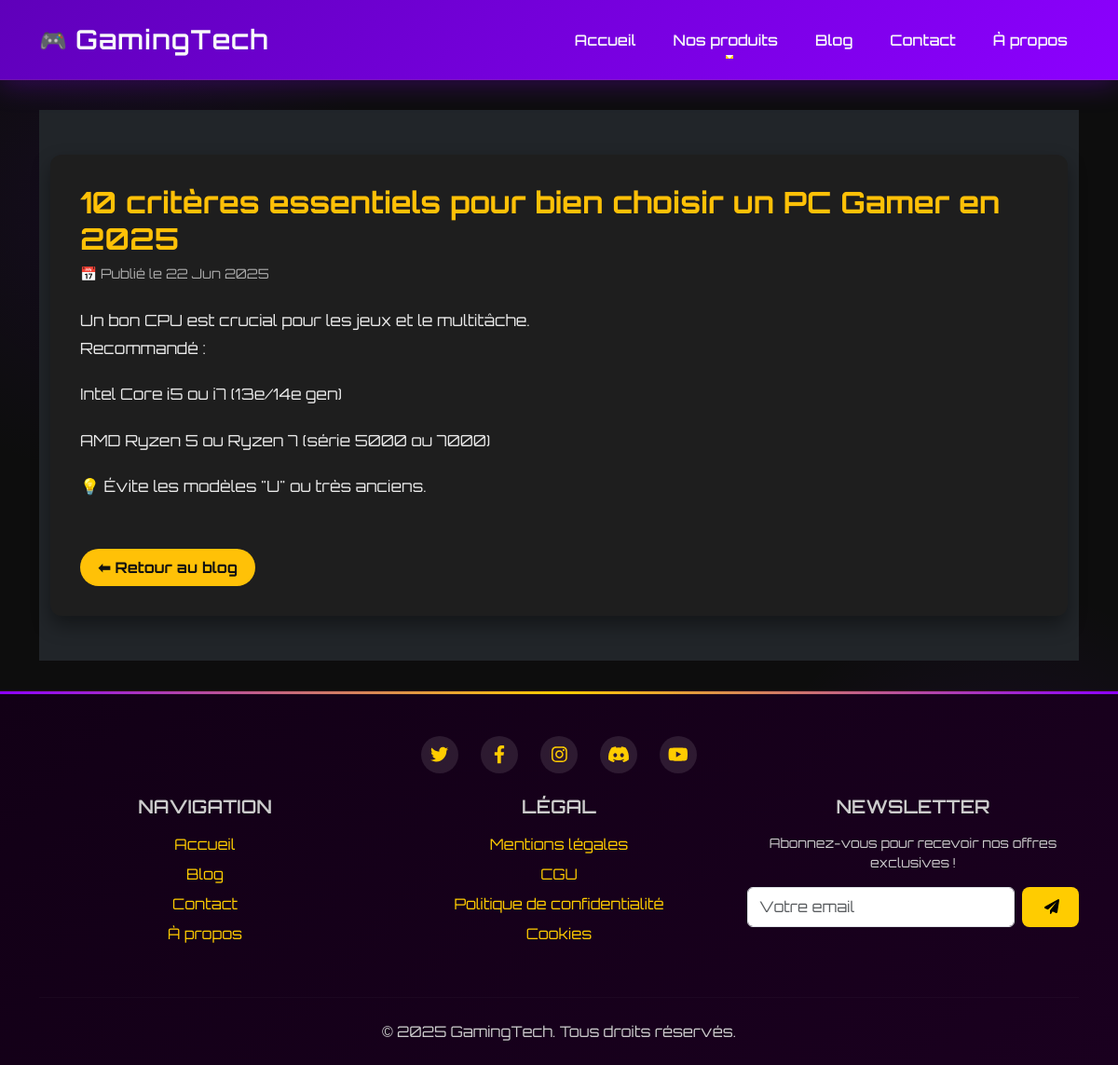
The app's page /blog/article/1/ with its own data.
### core/models.py (models this page shows, shortened)
class Article(models.Model):
    title = models.CharField(max_length=200)
    summary = models.TextField()
    content = models.TextField()
    published_at = models.DateField(auto_now_add=True)
    image_url = models.URLField(blank=True, null=True)  # ✅ image ajoutée

### core/views.py (the view)
# urls.py: path('blog/article/<int:article_id>/', views.article_detail, name='article_detail'),
def article_detail(request, article_id):
    article = get_object_or_404(Article, pk=article_id)
    return render(request, 'article_detail.html', {'article': article})

### core/context_processors.py (called while the page is built)
def categories(request):
    return {
        'all_categories': Category.objects.all()
    }

### templates/article_detail.html (shortened to what this page needs)
{% extends "base.html" %}
{% block content %}
<section class="py-5 bg-dark">
  <div class="container">
    <div class="article-container">
      <h1 class="article-title">{{ article.title }}</h1>
      <p class="article-meta">📅 Publié le {{ article.published_at|date:"d M Y" }}</p>
      <div class="article-content">
        {{ article.content|linebreaks }}
      </div>
      <a href="{% url 'blog' %}" class="back-link">⬅ Retour au blog</a>
    </div>
  </div>
</section>
{% endblock %}

### templates/base.html (shortened to what this page needs)
<!DOCTYPE html>
<html lang="fr">
<head>
  <link href="https://cdn.jsdelivr.net/npm/bootstrap@5.3.0/dist/css/bootstrap.min.css" rel="stylesheet" />
  <link rel="stylesheet" href="https://cdnjs.cloudflare.com/ajax/libs/font-awesome/6.0.0/css/all.min.css" />
</head>
<body>
<nav class="navbar navbar-expand-lg navbar-dark sticky-top">
  <div class="container">
    <a class="navbar-brand" href="{% url 'index' %}">GamingTech</a>
    <div class="collapse navbar-collapse" id="navbarNav">
      <ul class="navbar-nav ms-auto align-items-center">
        <li class="nav-item me-3">
          <a class="nav-link{% if request.resolver_match.url_name == 'index' %} active{% endif %}" href="{% url 'index' %}">Accueil</a>
        </li>
        <li class="nav-item dropdown me-3">
          <a class="nav-link dropdown-toggle{% if request.resolver_match.url_name == 'category_products' %} active{% endif %}" href="#" id="dropdownCat" role="button" data-bs-toggle="dropdown" aria-expanded="false">
            Nos produits
          </a>
        </li>
        <li class="nav-item me-3">
          <a class="nav-link{% if request.resolver_match.url_name == 'blog' %} active{% endif %}" href="{% url 'blog' %}">Blog</a>
        </li>
        <li class="nav-item me-3">
          <a class="nav-link{% if request.resolver_match.url_name == 'contact' %} active{% endif %}" href="{% url 'contact' %}">Contact</a>
        </li>
        <li class="nav-item">
          <a class="nav-link{% if request.resolver_match.url_name == 'about' %} active{% endif %}" href="{% url 'about' %}">À propos</a>
        </li>
      </ul>
    </div>
  </div>
</nav>
<main class="container">
  {% block content %}{% endblock %}
</main>
<footer class="text-center py-4">
  <div class="container">
    <div class="social-icons">
      <a href="#" class="pulse"><i class="fab fa-twitter"></i></a>
      <a href="#" class="pulse"><i class="fab fa-facebook-f"></i></a>
      <a href="#" class="pulse"><i class="fab fa-instagram"></i></a>
      <a href="#" class="pulse"><i class="fab fa-discord"></i></a>
      <a href="#" class="pulse"><i class="fab fa-youtube"></i></a>
    </div>
    <div class="row">
      <div class="col-md-4 mb-3">
        <h5 class="text-uppercase mb-3">Navigation</h5>
        <ul class="list-unstyled">
          <li class="mb-2"><a href="{% url 'index' %}">Accueil</a></li>
          <li class="mb-2"><a href="{% url 'blog' %}">Blog</a></li>
          <li class="mb-2"><a href="{% url 'contact' %}">Contact</a></li>
          <li><a href="{% url 'about' %}">À propos</a></li>
        </ul>
      </div>
      <div class="col-md-4 mb-3">
        <h5 class="text-uppercase mb-3">Légal</h5>
        <ul class="list-unstyled">
          <li class="mb-2"><a href="#">Mentions légales</a></li>
          <li class="mb-2"><a href="#">CGU</a></li>
          <li class="mb-2"><a href="#">Politique de confidentialité</a></li>
          <li><a href="#">Cookies</a></li>
        </ul>
      </div>
      <div class="col-md-4 mb-3">
        <h5 class="text-uppercase mb-3">Newsletter</h5>
        <p class="small">Abonnez-vous pour recevoir nos offres exclusives !</p>
        <form class="d-flex">
          <input type="email" class="form-control me-2" placeholder="Votre email" required>
          <button class="btn btn-warning" type="submit"><i class="fas fa-paper-plane"></i></button>
        </form>
      </div>
    </div>
    <hr class="my-4" style="border-color: rgba(255,255,255,0.1);">
    <p class="mb-0">&copy; 2025 GamingTech. Tous droits réservés.</p>
  </div>
</footer>
</body>
</html>

### templates/base.html (style rules this page uses)
:root { --primary: #8c00ff; --primary-dark: #5f00ba; --secondary: #ffcc00; --dark: #0d0d0d; --darker: #0a0a0a; --light: #f8f9fa; --card-bg: #1a1a2e; }
body { background-color: var(--dark); color: var(--light); min-height: 100vh; font-family: 'Orbitron', sans-serif; display: flex; flex-direction: column; background-image: radial-gradient(circle at 10% 20%, rgba(92, 0, 184, 0.1) 0%, transparent 20%), radial-gradient(circle at 90% 80%, rgba(140, 0, 255, 0.1) 0%, transparent 20%); }
h1, h2, h3, h4, h5, h6, .navbar-brand, .btn { font-family: 'Orbitron', sans-serif; font-weight: 600; }
.navbar { background: linear-gradient(135deg, var(--primary-dark), var(--primary)); box-shadow: 0 4px 30px rgba(140, 0, 255, 0.3); padding: 1rem 0; border-bottom: 1px solid rgba(255, 204, 0, 0.1); }
.navbar-brand { font-size: 1.8rem; color: var(--light); letter-spacing: 1px; display: flex; align-items: center; }
.navbar-brand::before { content: "🎮"; margin-right: 0.5rem; font-size: 1.5rem; }
.nav-link { color: var(--light) !important; transition: all 0.3s ease; position: relative; padding: 0.5rem 1rem; margin: 0 0.25rem; font-weight: 500; }
.nav-link::after { content: ''; position: absolute; bottom: 0; left: 50%; transform: translateX(-50%); width: 0; height: 2px; background: var(--secondary); transition: width 0.3s ease; }
main { flex: 1; padding: 2rem 0; }
.btn-warning { background-color: var(--secondary); color: #000; border: none; font-weight: 600; border-radius: 0.5rem; padding: 0.6rem 1.5rem; transition: all 0.3s ease; position: relative; overflow: hidden; z-index: 1; }
.btn-warning::before { content: ''; position: absolute; top: 0; left: -100%; width: 100%; height: 100%; background: linear-gradient(90deg, transparent, rgba(255, 255, 255, 0.4), transparent); transition: left 0.7s; z-index: -1; }
footer { background: linear-gradient(135deg, #120016, #1a001f); color: #ccc; padding: 2rem 0; border-top: 1px solid rgba(255, 204, 0, 0.1); position: relative; }
footer::before { content: ''; position: absolute; top: 0; left: 0; right: 0; height: 3px; background: linear-gradient(90deg, var(--primary), var(--secondary), var(--primary)); }
footer a { color: var(--secondary); text-decoration: none; transition: color 0.3s ease; }
.social-icons { display: flex; justify-content: center; gap: 1.5rem; margin: 1.5rem 0; }
.social-icons a { display: inline-flex; align-items: center; justify-content: center; width: 40px; height: 40px; border-radius: 50%; background: rgba(255, 255, 255, 0.1); color: var(--secondary); font-size: 1.2rem; transition: all 0.3s ease; }
.pulse { animation: pulse 2s infinite; }

### templates/article_detail.html (style rules this page uses)
.article-container { background-color: #1e1e1e; color: #eaeaea; padding: 2rem; border-radius: 0.75rem; box-shadow: 0 10px 20px rgba(0, 0, 0, 0.4); }
.article-title { font-size: 2rem; font-weight: 700; color: #ffc107; }
.article-meta { font-size: 0.9rem; color: #aaa; margin-bottom: 1.5rem; }
.article-content p { line-height: 1.8; margin-bottom: 1.2rem; font-size: 1.05rem; text-align: justify; }
.back-link { margin-top: 2rem; display: inline-block; background-color: #ffc107; color: #111; font-weight: bold; padding: 0.5rem 1.2rem; border-radius: 2rem; transition: background-color 0.3s ease; text-decoration: none; }

### records on screen
Article: title "10 critères essentiels pour bien choisir un PC Gamer en 2025", published_at "22 Jun 2025", content "Un bon CPU est crucial pour les jeux et le multitâche. Recommandé : Intel Core i5 ou i7 (13e/14e gen) AMD Ryzen 5 ou Ryzen 7 (série 5000 ou 7000) 💡 Évite les modèles \"U\" ou très anciens."
